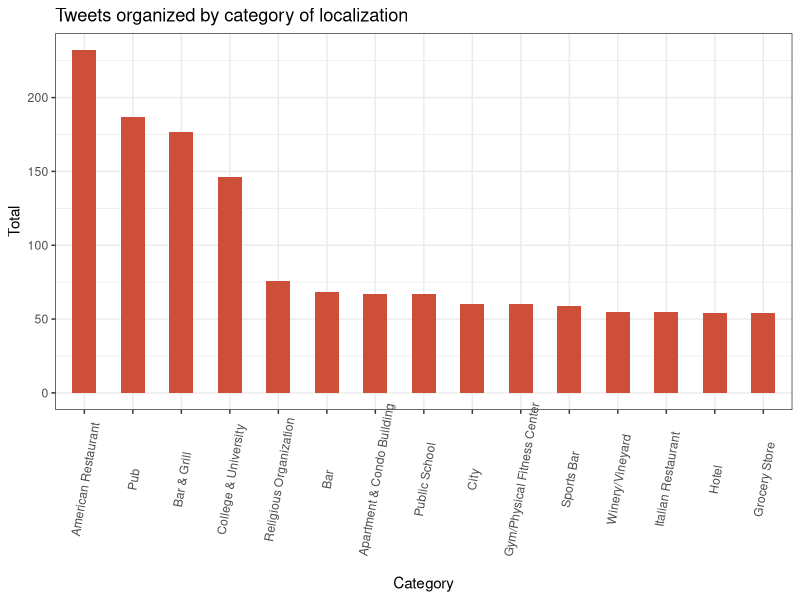

Reproduce this figure in R.
library(ggplot2)
theme_set(theme_bw())

df <- read.csv("visualizations/location_q2.csv")
df$Category <- factor(df$Categoria, levels = df$Categoria)  # to retain the order in plot.

head(df, 20)

# Draw plot
ggplot(head(df, 15), aes(x=Category, y=Total)) + 
  geom_bar(stat="identity", width=.5, fill="tomato3") + 
  labs(title="Tweets organized by category of localization") + 
  theme(axis.text.x = element_text(angle=80, vjust=0.6))
